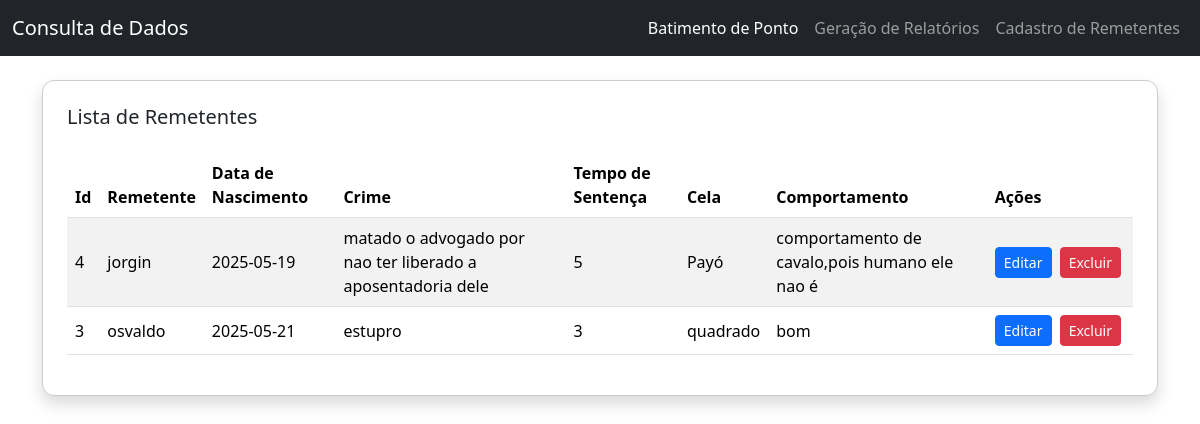
The page /consulta on the database as committed earlier.
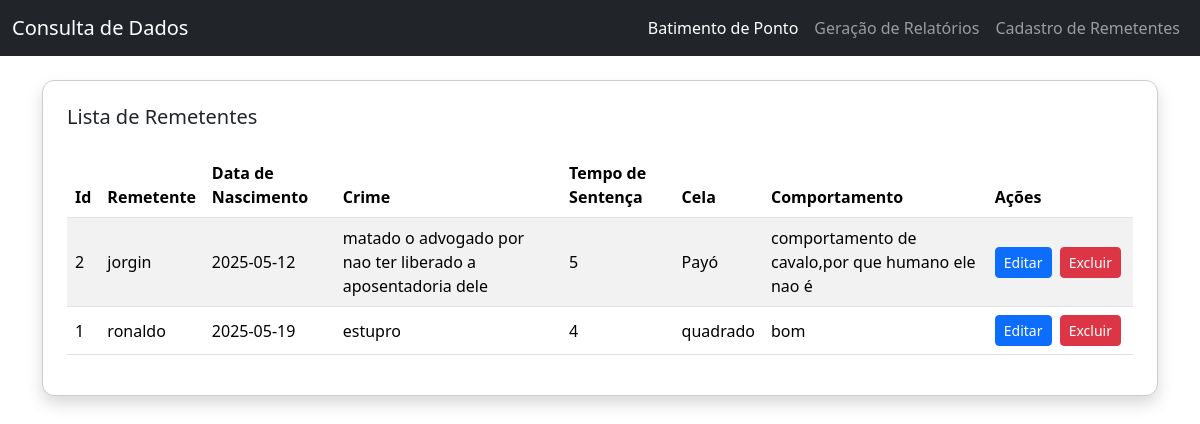
The same page on the database as committed later.
### tables this page shows
CREATE TABLE Remetentes (
    id INTEGER PRIMARY KEY AUTOINCREMENT,
    remetente TEXT NOT NULL,
    data_nascimento DATE NOT NULL,
    crime TEXT NOT NULL,
    tempo_sentenca TEXT NOT NULL,
    cela TEXT NOT NULL,
    comportamento TEXT NOT NULL
);

### main.py (the view)
@app.get("/consulta", response_class=HTMLResponse)
async def consulta_get(request: Request):
    consultas = repo.remetente_repo.listar_remetentes()
    return templates.TemplateResponse("consulta.html", {
        "request": request,
        "consultas": consultas,
        "modo_edicao": None
    })

### templates/consulta.html (shortened to what this page needs)
<!DOCTYPE html>
<html lang="pt-br">
<head>
    <link href="https://cdn.jsdelivr.net/npm/bootstrap@5.3.6/dist/css/bootstrap.min.css" rel="stylesheet"
>
</head>
<body>
    <nav class="navbar navbar-expand-lg navbar-dark bg-dark">
        <div class="container-fluid">
            <a class="navbar-brand" href="#">Consulta de Dados</a>
            <div class="collapse navbar-collapse justify-content-end" id="navbarNav">
                <ul class="navbar-nav">
                    <li class="nav-item">
                        <a class="nav-link active" aria-current="page" href="/ponto">Batimento de Ponto</a>
                    </li>
                    <li class="nav-item">
                        <a class="nav-link" href="/relatorio">Geração de Relatórios</a>
                    </li>
                    <li class="nav-item">
                        <a class="nav-link" href="/cadastro">Cadastro de Remetentes</a>
                    </li>
                </ul>
            </div>
        </div>
    </nav>
    <div class="container mt-4">
        <div class="card shadow p-4">
            <h5 class="card-title mb-4">Lista de Remetentes</h5>
            <div class="table-responsive">
                <table class="table table-striped align-middle">
                    <thead>
                        <tr>
                            <th>Id</th>
                            <th>Remetente</th>
                            <th>Data de Nascimento</th>
                            <th>Crime</th>
                            <th>Tempo de Sentença</th>
                            <th>Cela</th>
                            <th>Comportamento</th>
                            <th>Ações</th>
                        </tr>
                    </thead>
                    <tbody>
                        {% for consulta in consultas %}
                        <tr>
                            <form method="post" action="/acao/{{ consulta.id }}">
                                {% if modo_edicao == consulta.id %}
                                <td>{{ consulta.id }}</td>
                                <td><input type="text" name="remetente" value="{{ consulta.remetente }}"
                                        class="form-control form-control-sm"></td>
                                <td><input type="date" name="data_nascimento" value="{{ consulta.data_nascimento }}"
                                        class="form-control form-control-sm"></td>
                                <td><input type="text" name="crime" value="{{ consulta.crime }}"
                                        class="form-control form-control-sm"></td>
                                <td><input type="text" name="tempo_sentenca" value="{{ consulta.tempo_sentenca }}"
                                        class="form-control form-control-sm"></td>
                                <td><input type="text" name="cela" value="{{ consulta.cela }}"
                                        class="form-control form-control-sm"></td>
                                <td><input type="text" name="comportamento" value="{{ consulta.comportamento }}"
                                        class="form-control form-control-sm"></td>
                                <td class="acoes">
                                    <button type="submit" name="botao" value="salvar"
                                        class="btn btn-sm btn-success">Salvar</button>
                                    <a href="/consulta" class="btn btn-sm btn-secondary">Cancelar</a>
                                </td>
                                {% else %}
                                <td>{{ consulta.id }}</td>
                                <td>{{ consulta.remetente }}</td>
                                <td>{{ consulta.data_nascimento }}</td>
                                <td>{{ consulta.crime }}</td>
                                <td>{{ consulta.tempo_sentenca }}</td>
                                <td>{{ consulta.cela }}</td>
                                <td>{{ consulta.comportamento }}</td>
                                <td class="acoes">
                                    <button type="submit" name="botao" value="editar"
                                        class="btn btn-sm btn-primary">Editar</button>
                                    <button type="submit" name="botao" value="excluir"
                                        class="btn btn-sm btn-danger">Excluir</button>
                                </td>
                                {% endif %}
                            </form>
                        </tr>
                        {% endfor %}
                    </tbody>
                </table>
            </div>
        </div>
    </div>
</body>
</html>

### templates/consulta.html (style rules this page uses)
.card { border: 1px solid #ccc; border-radius: 12px; }
.acoes { white-space: nowrap; }
.btn-sm { margin-right: 4px; }

Rows that differ between the two databases and show on the page:
removed Remetentes: id "4", remetente "jorgin", data_nascimento "2025-05-19", crime "matado o advogado por nao ter liberado a aposentadoria dele", tempo_sentenca "5", cela "Payó", comportamento "comportamento de cavalo,pois humano ele nao é"
removed Remetentes: id "3", remetente "osvaldo", data_nascimento "2025-05-21", crime "estupro", tempo_sentenca "3", cela "quadrado", comportamento "bom"
added Remetentes: id "2", remetente "jorgin", data_nascimento "2025-05-12", crime "matado o advogado por nao ter liberado a aposentadoria dele", tempo_sentenca "5", cela "Payó", comportamento "comportamento de cavalo,por que humano ele nao é"
added Remetentes: id "1", remetente "ronaldo", data_nascimento "2025-05-19", crime "estupro", tempo_sentenca "4", cela "quadrado", comportamento "bom"
